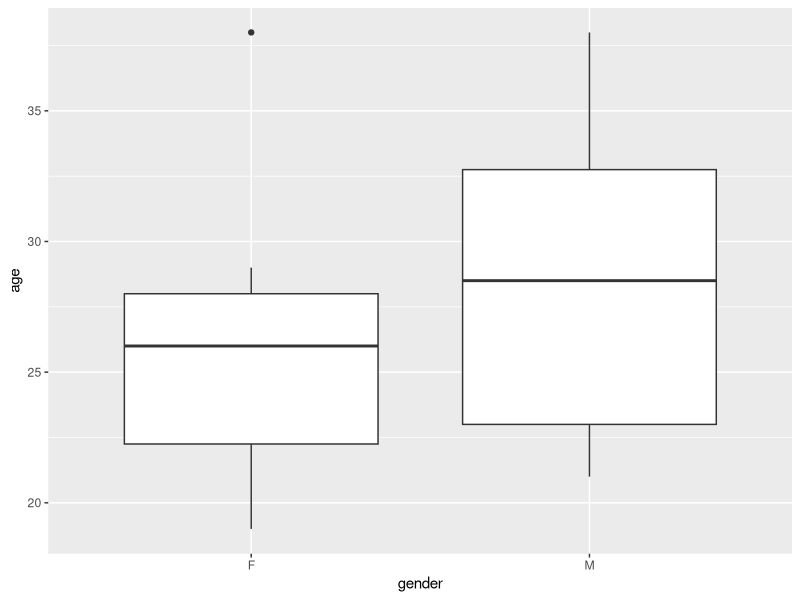
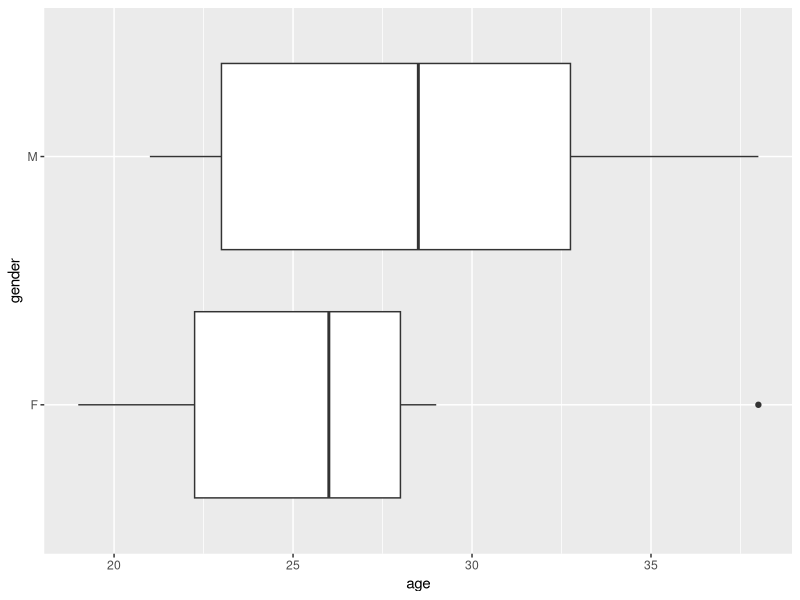
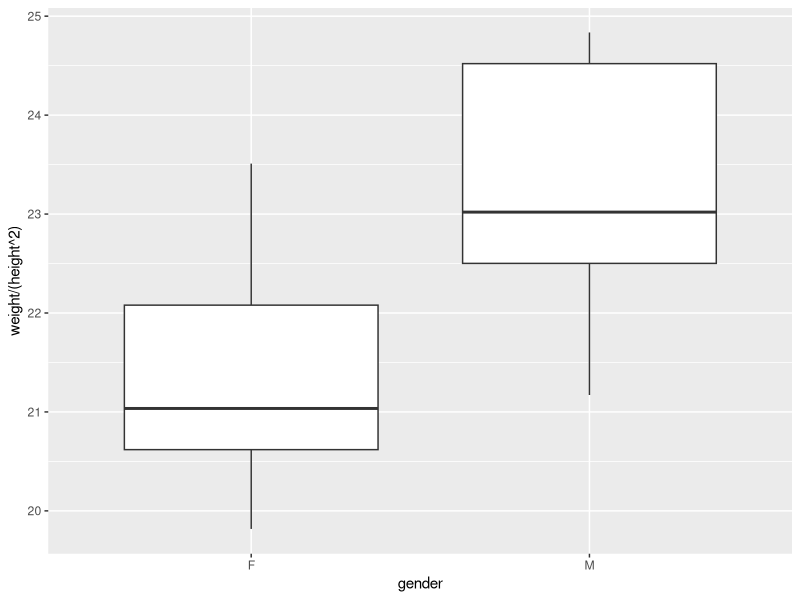

Write R code to recreate these figures, in order.

#============
# Minilab 2a
#============

# Exercise (page 4)
library(tidyverse)
tennis = tribble( 
  ~name, ~rank, ~age, ~height, ~weight, ~gender, 
  #--------------|---|---|----|---|----| 
  "Nadal",          1, 33, 1.85, 85, "M", 
  "Djokovic",       2, 32, 1.88, 77, "M", 
  "Federer",        3, 38, 1.85, 85, "M", 
  "Medvedev",       4, 23, 1.98, 83, "M", 
  "Theim",          5, 26, 1.85, 79, "M", 
  "Tsitsipas",      6, 21, 1.93, 89, "M", 
  "Zverev",         7, 22, 1.98, 90, "M", 
  "Berrettini",     8, 23, 1.96, 95, "M", 
  "Bautista Agut",  9, 31, 1.83, 75, "M", 
  "Monfils",       10, 33, 1.93, 85, "M", 
  "Barty",          1, 23, 1.66, 62, "F",  
  "Pliskova",       2, 27, 1.86, 72, "F", 
  "Halep",          3, 28, 1.68, 60, "F", 
  "Osaka",          4, 22, 1.80, 69, "F", 
  "Svitolina",      5, 25, 1.74, 60, "F", 
  "Andreescu",      6, 19, 1.70, 60, "F", 
  "Bencic",         7, 22, 1.75, 63, "F", 
  "Kvitova",        8, 29, 1.82, 68, "F", 
  "Williams",       9, 38, 1.75, 72, "F", 
  "Bertens",       10, 28, 1.82, 74, "F" 
)

# (a) 
ggplot(tennis, aes(x=gender, y=age)) + 
  geom_boxplot()

# On a boxplot an OUTLIER is shown as a dot.
# Looking back at the dataset
View(tennis)
# the outlier is "Williams", i.e., Serena Williams
# who is 38 (in this dataset).

# (b)
ggplot(tennis, aes(x=gender, y=age)) + 
  geom_boxplot() +
  coord_flip()

# Gives HORIZONTAL boxplots.

# (c) BMI is weight/(square of height)

ggplot(tennis, aes(x=gender, y=weight/(height^2))) + 
  geom_boxplot()

# From https://en.wikipedia.org/wiki/Body_mass_index
#   under 18.5 is "underweight"
#   18.5 to 25 is "normal"
#   25 to 30 is "overweight"
#   over 30 is "obese"
# Conclusion: all tennis players is this dataset
# are "normal" weight

#---------------------

# Exercise (page 6)
# (a)

library(tidyverse)
D = tribble(
  ~country,  ~year, ~value,
  #-----------------------
  "Algeria",  2000,  7,
  "Algeria",  2001,  9,
  "Brazil",   2000, 12,
  "Brazil",   2001, 14,
  "Colombia", 2000, 16,
  "Colombia", 2001, 18
)
print(D)

# (b)
pivot_wider(D,names_from="year",values_from="value")

# The output is:
# # A tibble: 3 x 3
#   country  `2000` `2001`
#   <chr>     <dbl>  <dbl>
# 1 Algeria       7      9
# 2 Brazil       12     14
# 3 Colombia     16     18

# (c)
pivot_wider(D,names_from="country",values_from="value")

# The output is:
# # A tibble: 2 x 4
#    year Algeria Brazil Colombia
#   <dbl>   <dbl>  <dbl>    <dbl>
# 1  2000       7     12       16
# 2  2001       9     14       18

# -- the end --
